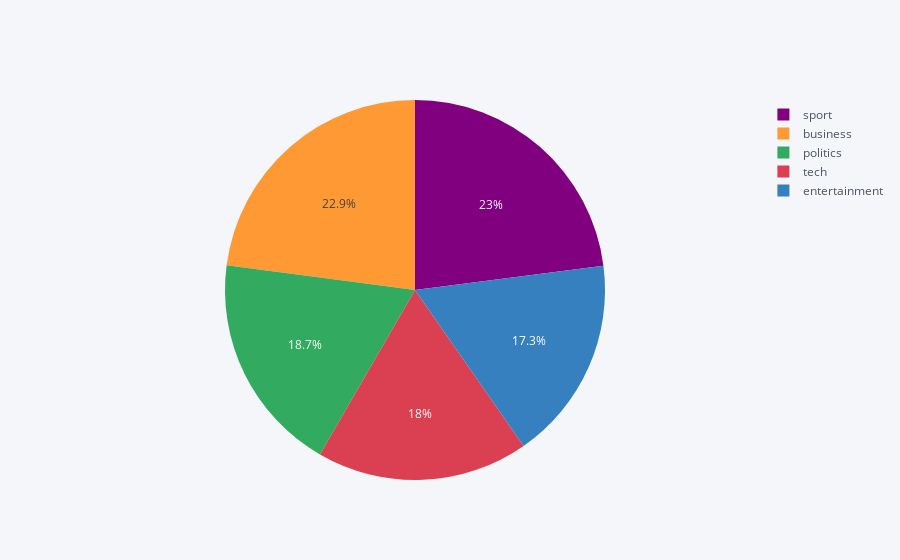

Write notebook code for a chart like this one.
### Code cell
pd.DataFrame({"category":ct.keys(), "value":ct.values()}).iplot(kind='pie', labels="category", values='value')

### Figure 1 — Plotly figure (JSON) as saved in the notebook; plotly's stock layout.template omitted (floating-point values rounded to 4 significant figures)
{"data": [{"labels": ["business", "entertainment", "politics", "sport", "tech"], "marker": {"colors": ["rgba(255, 153, 51, 1.0)", "rgba(55, 128, 191, 1.0)", "rgba(50, 171, 96, 1.0)", "rgba(128, 0, 128, 1.0)", "rgba(219, 64, 82, 1.0)"]}, "name": "", "type": "pie", "values": [1020, 772, 834, 1022, 802]}], "layout": {"legend": {"bgcolor": "#F5F6F9", "font": {"color": "#4D5663"}}, "paper_bgcolor": "#F5F6F9", "plot_bgcolor": "#F5F6F9", "titlefont": {"color": "#4D5663"}}}
